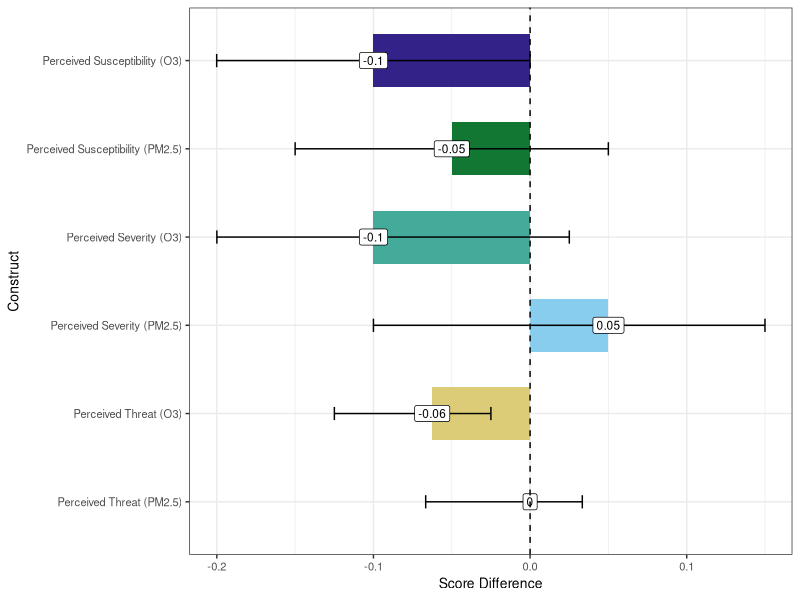
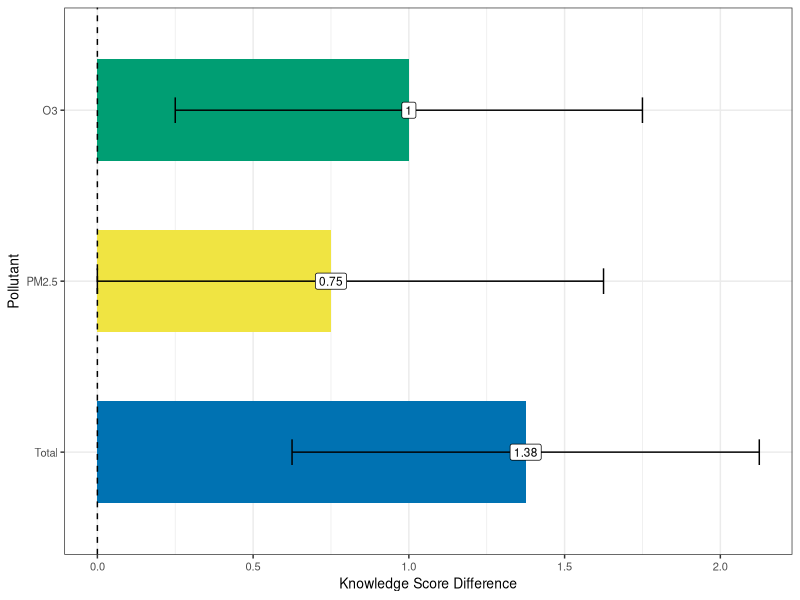
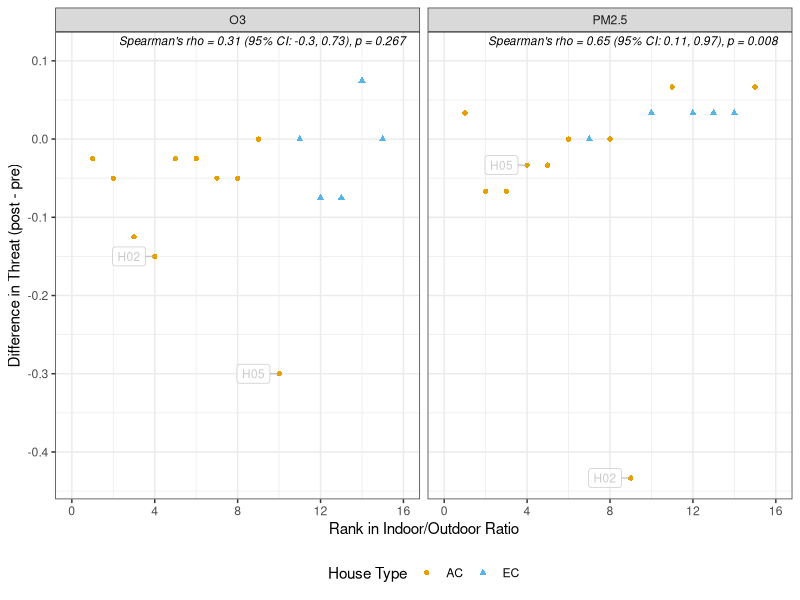
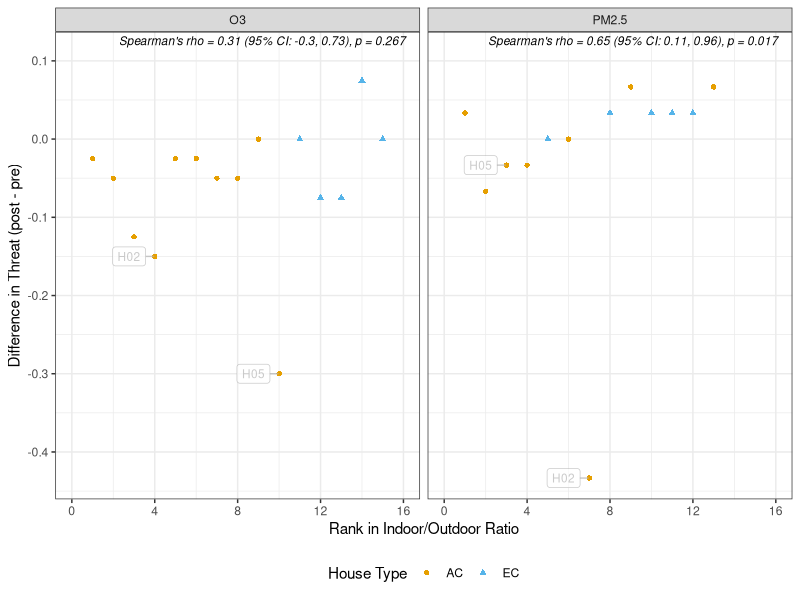
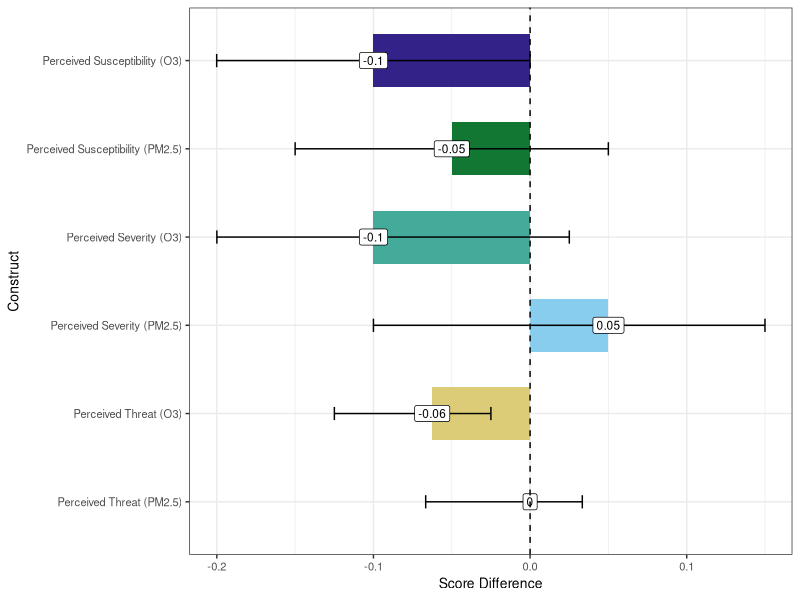
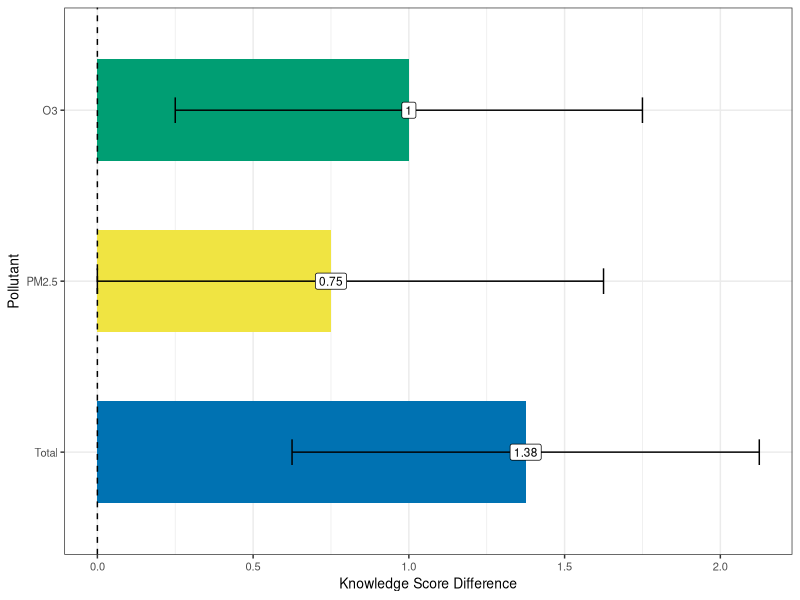
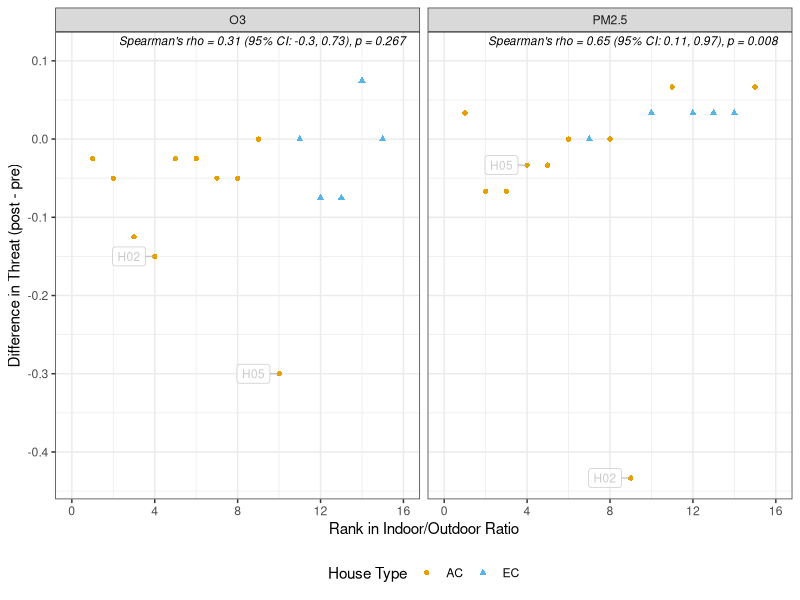
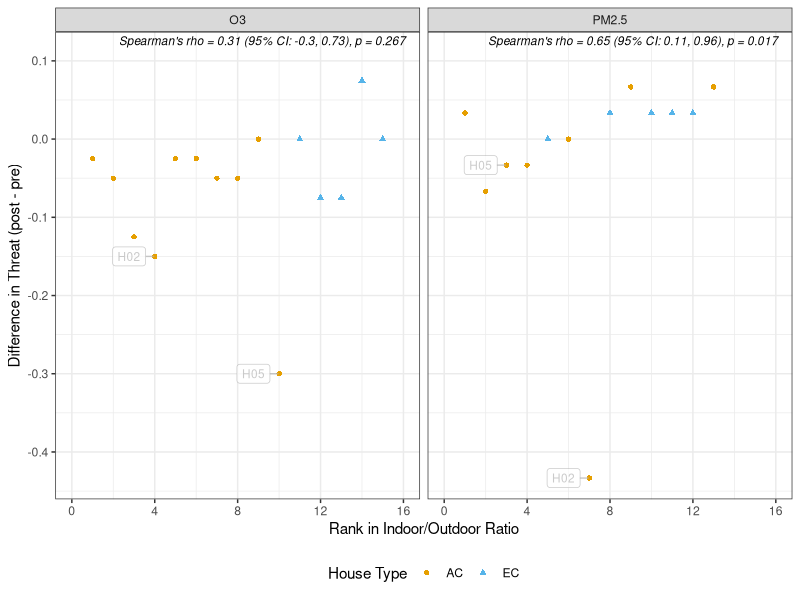

Write R code to recreate these figures, in order.
## ---- chunk 1
library(tidyverse)
library(coin)
library(knitr)
library(kableExtra)
library(VIM)
library(ggrepel)
## ---- chunk 2
df_raw <- read_csv("./Processed Data/survey_aq_data.csv") |>
  mutate(Score_mod = case_when(
    QuestionID %in% c('Q01','Q02','Q03','Q04','Q05','Q06','Q07','Q08') &
      HouseID == "H29" & Survey == "Post_Intervention" ~ NA,
    TRUE ~ Score_mod
  ))

fa_df <- df_raw %>%
  select(HouseID, Survey, QuestionID, Score_mod) %>%
  filter(QuestionID %in% paste0("Q", sprintf("%02d", 9:22))) %>%
  pivot_wider(id_cols = c(HouseID, Survey), names_from = QuestionID, values_from = Score_mod) %>%
  filter(HouseID != "H29")

fa_df_imputed <- kNN(fa_df %>% dplyr::select(-c(HouseID, Survey))) %>%
  select(1:(ncol(fa_df)-2)) %>%
  mutate(HouseID = fa_df$HouseID,
         Survey = fa_df$Survey)

groups <- df_raw %>%
  filter(!QuestionID %in% c("Q23", "Q24")) %>% # duplicate quesitons
  select(QuestionID, Construct) %>%
  distinct(.keep_all = TRUE) %>%
  group_by(Construct) %>%
  summarize(QuestionIDs = list(QuestionID)) %>%
  ungroup()

sevo3_qs <- groups %>% filter(Construct == "Perceived Severity (O3)") %>% pull(QuestionIDs)
sevpm_qs <- groups %>% filter(Construct == "Perceived Severity (PM2.5)") %>% pull(QuestionIDs)
suso3_qs <- groups %>% filter(Construct == "Perceived Susceptibility (O3)") %>% pull(QuestionIDs)
suspm_qs <- groups %>% filter(Construct == "Perceived Susceptibility (PM2.5)") %>%
  pull(QuestionIDs)
## ---- chunk 3
wilcoxon_score_analysis <- function(qs, construct_name) {

  total_possible <- length(qs)*5

  test2_df <- fa_df_imputed %>%
    select(HouseID, Survey, all_of(qs)) %>%
    mutate(total_score = rowSums(across(all_of(qs)))) %>%
    select(HouseID, Survey, total_score) %>%
    pivot_wider(id_cols = HouseID,
                names_from = Survey,
                values_from = total_score) %>%
    mutate(Post_Intervention = Post_Intervention/total_possible,
           Pre_Intervention = Pre_Intervention/total_possible,
      difference = Post_Intervention - Pre_Intervention)

  # wilcoxsign_test is coin's paired (signed-rank) test: it takes the two
  # paired columns directly, no long-format value/group reshaping needed.
  test <- wilcoxsign_test(Post_Intervention ~ Pre_Intervention,
                           data = test2_df,
                           distribution = "exact")

  # conf.int = TRUE requires a coin version that supports it for
  # wilcoxsign_test; fall back to base wilcox.test's Hodges-Lehmann CI
  # (same estimand) if the installed coin version doesn't support it.
  ci_est <- tryCatch({
    test_ci <- wilcoxsign_test(Post_Intervention ~ Pre_Intervention,
                                data = test2_df,
                                distribution = "exact",
                                conf.int = TRUE)
    ci_out <- confint(test_ci)
    list(estimate = unname(ci_out$estimate), ci = ci_out$conf.int)
  }, error = function(e) {
    wt <- wilcox.test(test2_df$Post_Intervention, test2_df$Pre_Intervention,
                       paired = TRUE, conf.int = TRUE, exact = TRUE)
    list(estimate = unname(wt$estimate), ci = wt$conf.int)
  })

  # coin test objects are S4 - use statistic()/pvalue(), not $statistic/$p.value.
  list(
    Construct = construct_name,
    data = test2_df,
    n = sum(!is.na(test2_df$difference)),
    pre_score = mean(test2_df$Pre_Intervention, na.rm = TRUE),
    post_score = mean(test2_df$Post_Intervention, na.rm = TRUE),
    z_stat = coin::statistic(test),
    p_value = coin::pvalue(test),
    median_diff = median(test2_df$difference, na.rm = TRUE),
    estimate = ci_est$estimate,
    ci = ci_est$ci
  )
}

construct_qs <- list(
  "Perceived Severity (O3)" = sevo3_qs[[1]],
  "Perceived Susceptibility (O3)" = suso3_qs[[1]],
  "Perceived Threat (O3)" = c(sevo3_qs[[1]], suso3_qs[[1]]),
  "Perceived Severity (PM2.5)" = sevpm_qs[[1]],
  "Perceived Susceptibility (PM2.5)" = suspm_qs[[1]],
  "Perceived Threat (PM2.5)" = c(sevpm_qs[[1]], suspm_qs[[1]])
)

results <- lapply(names(construct_qs), function(con) {
  wilcoxon_score_analysis(construct_qs[[con]], con)
})

raw_p <- sapply(results, function(x) x$p_value)

# Holm correction applied separately within each pollutant, not across all 6
# constructs together - ave() splits raw_p by pollutant, runs p.adjust on
# each subset, then recombines in the original construct order.
pollutant <- case_when(
  str_detect(sapply(results, function(x) x$Construct), "O3") ~ "O3",
  str_detect(sapply(results, function(x) x$Construct), "PM2.5") ~ "PM2.5",
  TRUE ~ NA_character_
)
adj_p <- ave(raw_p, pollutant, FUN = function(p) p.adjust(p, method = "holm"))

summary_table <- bind_rows(lapply(seq_along(results), function(i) {
  x <- results[[i]]
  data.frame(
    Construct = x$Construct,
    N = x$n,
    `Pre Survey Score` = round(x$pre_score, 2),
    `Post Survey Score` = round(x$post_score, 2),
    `Median Difference` = round(x$median_diff, 2),
    `Hodges-Lehmann Estimate` = round(x$estimate, 2),
    `Z-stat` = round(x$z_stat, 2),
    `P-value` = round(raw_p[i], 3),
    `Adj. P-value` = round(adj_p[i], 3),
    `95% CI` = paste0("(", round(x$ci[1], 2), ", ", round(x$ci[2], 2), ")"),
    Pollutant = pollutant[i],
    check.names = FALSE
  )
}))

summary_table <- summary_table %>%
  arrange(Pollutant, Construct)

write_csv(summary_table |> select(-Pollutant),'./Processed Data/wilcox_diff_risk_constructs.csv')

# pack_rows needs consecutive run-lengths per group, in the order rows
# appear after arrange() above (O3 rows first, then PM2.5 rows)
group_index <- rle(summary_table$Pollutant)
group_index <- setNames(group_index$lengths, group_index$values)

tbl_grouped <- summary_table %>%
  select(-Pollutant) %>%
  kable(row.names = FALSE,
        booktabs = TRUE,
        caption = "Wilcoxon Signed-Rank Tests by Pollutant and Construct") %>%
  kable_styling(latex_options = "hold_position", font_size = 9, full_width = FALSE) %>%
  pack_rows(index = group_index)

tbl_grouped
## ---- chunk 4
okabe_ito <- c("#E69F00", "#56B4E9", "#009E73", "#F0E442",
               "#0072B2", "#D55E00", "#CC79A7", "#000000",
               "#332288", "#117733", "#44AA99", "#88CCEE",
               "#DDCC77", "#882255")

risk_graphic_df <- bind_rows(lapply(results, function(x) {
  data.frame(
    Construct = x$Construct,
    Estimate = x$estimate,
    ci_lower = x$ci[1],
    ci_upper = x$ci[2]
  )
}))

risk_graphic_df$Construct <- factor(risk_graphic_df$Construct,
  levels = c("Perceived Susceptibility (O3)", "Perceived Susceptibility (PM2.5)",
             "Perceived Severity (O3)", "Perceived Severity (PM2.5)",
             "Perceived Threat (O3)", "Perceived Threat (PM2.5)"), ordered = TRUE)

construct_diff_wilcox_plt <- ggplot(risk_graphic_df, aes(y = Construct, x = Estimate, fill = Construct)) +
  geom_col(width = 0.6) +
  geom_errorbar(
    aes(xmin = ci_lower, xmax = ci_upper),
    width = 0.15,
    linewidth = .5
  ) +
  geom_label(aes(y = Construct, x = Estimate, label = round(Estimate, digits = 2)),
             fill = 'white', size = 3) +
  geom_vline(xintercept = 0, linetype = "dashed", linewidth = 0.5) +
  labs(
    x = "Score Difference",
    y = "Construct"
  ) +
  theme_bw() +
  scale_fill_manual(values = okabe_ito[9:14], name = "House Type") +
  theme(legend.position = 'none',
        axis.text = element_text(size = 8),
        axis.title = element_text(size = 10)) +
  scale_y_discrete(limits = rev)

construct_diff_wilcox_plt

ggsave("./Graphics/Fig2_construct_difference_wilcox_plot.tiff", construct_diff_wilcox_plt,
       dpi = 300, units = 'in', width = 4, height = 4)
## ---- chunk 5
# Changes single response questions from -1 to 0
qs_not_to_change <- c("Q04", "Q08")

# overall knowledge
knowledge_df <- df_raw %>%
  filter(Construct_general == "Knowledge") %>%
  select(HouseID, Survey, QuestionID, Score_mod) %>%
  mutate(Score_mod = case_when(!QuestionID %in% qs_not_to_change & Score_mod == -1 ~ 0,
                               TRUE ~ Score_mod)) %>%
  group_by(HouseID, Survey) %>%
  summarize(score = sum(Score_mod)) %>%
  ungroup() %>%
  pivot_wider(id_cols = HouseID,
              names_from = Survey,
              values_from = score) %>%
  mutate(difference = Post_Intervention - Pre_Intervention)

knowledgeo3_qs <- groups %>% filter(Construct == "Knowledge (O3)") %>% pull(QuestionIDs)
knowledgepm_qs <- groups %>% filter(Construct == "Knowledge (PM2.5)") %>% pull(QuestionIDs)

# o3 knowledge
knowledge03_df <- df_raw %>%
  select(HouseID, Survey, QuestionID, Score_mod) %>%
  mutate(Score_mod = case_when(!QuestionID %in% qs_not_to_change & Score_mod == -1 ~ 0,
                               TRUE ~ Score_mod)) %>%
  filter(QuestionID %in% knowledgeo3_qs[[1]]) %>%
  group_by(HouseID, Survey) %>%
  summarize(score = sum(Score_mod)) %>%
  ungroup() %>%
  pivot_wider(id_cols = HouseID,
              names_from = Survey,
              values_from = score) %>%
  mutate(difference = Post_Intervention - Pre_Intervention)

# pm2.5 knowledge
knowledgepm_df <- df_raw %>%
  select(HouseID, Survey, QuestionID, Score_mod) %>%
  mutate(Score_mod = case_when(!QuestionID %in% qs_not_to_change & Score_mod == -1 ~ 0,
                               TRUE ~ Score_mod)) %>%
  filter(QuestionID %in% knowledgepm_qs[[1]]) %>%
  group_by(HouseID, Survey) %>%
  summarize(score = sum(Score_mod)) %>%
  ungroup() %>%
  pivot_wider(id_cols = HouseID,
              names_from = Survey,
              values_from = score) %>%
  mutate(difference = Post_Intervention - Pre_Intervention)

# Paired Wilcoxon signed-rank test on a Pre/Post/difference df, mirroring
# wilcoxon_score_analysis() above but without the total_possible normalization
# (knowledge scores here are raw summed points, same as the t-test version).
wilcoxon_knowledge_test <- function(df) {
  test <- wilcoxsign_test(Post_Intervention ~ Pre_Intervention,
                           data = df,
                           distribution = "exact")

  ci_est <- tryCatch({
    test_ci <- wilcoxsign_test(Post_Intervention ~ Pre_Intervention,
                                data = df,
                                distribution = "exact",
                                conf.int = TRUE)
    ci_out <- confint(test_ci)
    list(estimate = unname(ci_out$estimate), ci = ci_out$conf.int)
  }, error = function(e) {
    wt <- wilcox.test(df$Post_Intervention, df$Pre_Intervention,
                       paired = TRUE, conf.int = TRUE, exact = TRUE)
    list(estimate = unname(wt$estimate), ci = wt$conf.int)
  })

  list(
    n = sum(!is.na(df$difference)),
    pre_score = mean(df$Pre_Intervention, na.rm = TRUE),
    post_score = mean(df$Post_Intervention, na.rm = TRUE),
    z_stat = coin::statistic(test),
    p_value = coin::pvalue(test),
    median_diff = median(df$difference, na.rm = TRUE),
    estimate = ci_est$estimate,
    ci = ci_est$ci
  )
}

knowledge_test <- wilcoxon_knowledge_test(knowledge_df)
knowledge_o3test <- wilcoxon_knowledge_test(knowledge03_df)
knowledge_pmtest <- wilcoxon_knowledge_test(knowledgepm_df)

knowledge_raw_p <- c(knowledge_o3test$p_value, knowledge_pmtest$p_value, knowledge_test$p_value)
knowledge_adj_p <- p.adjust(knowledge_raw_p, method = "holm")

knowledge_table_df <- data.frame(
  Pollutant = c("O3", "PM2.5", "Total"),

  N = c(knowledge_o3test$n, knowledge_pmtest$n, knowledge_test$n),

  `Pre Survey Score` = round(c(knowledge_o3test$pre_score, knowledge_pmtest$pre_score, knowledge_test$pre_score), 2),

  `Post Survey Score` = round(c(knowledge_o3test$post_score, knowledge_pmtest$post_score, knowledge_test$post_score), 2),

  `Median Difference` = round(c(knowledge_o3test$median_diff, knowledge_pmtest$median_diff, knowledge_test$median_diff), 2),

  `Hodges-Lehmann Estimate` = round(c(knowledge_o3test$estimate, knowledge_pmtest$estimate, knowledge_test$estimate), 2),

  `Z-stat` = round(c(knowledge_o3test$z_stat, knowledge_pmtest$z_stat, knowledge_test$z_stat), 2),

  `P-value` = round(knowledge_raw_p, 3),

  `Adj. P-value` = round(knowledge_adj_p, 3),

  `95% CI` = c(
    paste0("(", round(knowledge_o3test$ci[1], 2), ", ", round(knowledge_o3test$ci[2], 2), ")"),
    paste0("(", round(knowledge_pmtest$ci[1], 2), ", ", round(knowledge_pmtest$ci[2], 2), ")"),
    paste0("(", round(knowledge_test$ci[1], 2), ", ", round(knowledge_test$ci[2], 2), ")")
  ),

  check.names = FALSE
)

options(knitr.kable.NA = '--')
tbl2_wilcox <- knowledge_table_df %>%
  kable(
    row.names = FALSE,
    digits = 4,
    booktabs = TRUE,
    caption = "Wilcoxon Signed-Rank Tests of Pre- vs Post-Intervention Knowledge Differences by Pollutant"
  ) %>%
  kable_styling(latex_options = "hold_position",
                font_size = 9,
                full_width = FALSE) %>%
  row_spec(0, extra_css = "font-family: Arial;")
tbl2_wilcox

write_csv(knowledge_table_df, './Processed Data/wilcox_diff_knowledge.csv')

knowledge_graph_df <- tibble(
  Pollutant = c("O3", "PM2.5", "Total"),
  Estimate = c(knowledge_o3test$estimate, knowledge_pmtest$estimate, knowledge_test$estimate),
  ci_lower = c(knowledge_o3test$ci[1], knowledge_pmtest$ci[1], knowledge_test$ci[1]),
  ci_upper = c(knowledge_o3test$ci[2], knowledge_pmtest$ci[2], knowledge_test$ci[2]),
)

knowledge_dif_wilcox_plt <- ggplot(knowledge_graph_df, aes(y = Pollutant, x = Estimate, fill = Pollutant)) +
  geom_col(width = 0.6) +
  geom_errorbar(
    aes(xmin = ci_lower, xmax = ci_upper),
    width = 0.15,
    linewidth = .5
  ) +
  geom_label(aes(y = Pollutant, x = Estimate, label = round(Estimate, digits = 2)), fill = 'white', size = 3) +
  geom_vline(xintercept = 0, linetype = "dashed", linewidth = 0.5) +
  labs(
    x = "Knowledge Score Difference",
    y = "Pollutant"
  ) +
  theme_bw() +
  scale_fill_manual(values = okabe_ito[3:5], name = "House Type") +
  theme(legend.position = 'none',
        axis.text = element_text(size = 8),
        axis.title = element_text(size = 10)) +
  scale_y_discrete(limits = rev)

knowledge_dif_wilcox_plt

ggsave("./Graphics/Fig3_knowledge_difference_wilcox_plot.tiff", knowledge_dif_wilcox_plt,
       dpi = 300, units = 'in', width = 3, height = 3)
## ---- chunk 6
metadata <- df_raw %>%
  filter(QuestionID == "Q25", Survey == "Pre_Intervention") %>%
  select(HouseID, ac.type, mean_IO_PM_Summer, mean_IO_O3_Summer)

get_construct_diff <- function(construct_name) {
  results[[which(sapply(results, `[[`, "Construct") == construct_name)]]$data %>%
    select(HouseID, score = difference)
}

threat_diff_by_pollutant <- bind_rows(
  get_construct_diff("Perceived Threat (O3)") %>% mutate(pollutant = "O3"),
  get_construct_diff("Perceived Threat (PM2.5)") %>% mutate(pollutant = "PM2.5")
) %>%
  left_join(metadata, by = "HouseID") %>%
  mutate(IO_ratio = if_else(pollutant == "O3", mean_IO_O3_Summer, mean_IO_PM_Summer)) %>%
  select(HouseID, ac.type, pollutant, score, IO_ratio)

threat_diff_by_pollutant_order <- threat_diff_by_pollutant %>%
  filter(!is.na(score)) %>%
  group_by(pollutant) %>%
  mutate(IO_order = dense_rank(IO_ratio)) %>%
  ungroup()

# Bootstrap percentile CI for Spearman's rho (nonparametric, consistent with
# the rank-based tests used elsewhere in this document) since cor.test()
# doesn't provide a CI for method = "spearman".
spearman_stats <- threat_diff_by_pollutant_order %>%
  filter(!is.na(IO_ratio)) %>%
  group_split(pollutant) %>%
  map_dfr(function(d) {
    ct <- cor.test(d$score, d$IO_ratio, method = "spearman", exact = FALSE)
    boot_fn <- function(data, indices) {
      cor(data$score[indices], data$IO_ratio[indices], method = "spearman")
    }
    set.seed(3) # for reproducibility

    # ci for bootstrap percentile interval. Bootstrapping keeps everything nonparametric / rank-based, so that it stays consistent with the Wilcoxon test methodologies
    b <- boot::boot(d, boot_fn, R = 2000)
    ci <- boot::boot.ci(b, type = "perc")$percent[4:5]
    tibble(
      pollutant = unique(d$pollutant),
      rho = unname(ct$estimate),
      p_val = ct$p.value,
      ci_lower = ci[1],
      ci_upper = ci[2]
    )
  })

spearman_label <- spearman_stats %>%
  mutate(label = paste0(
    "Spearman's rho = ", round(rho, 2),
    " (95% CI: ", round(ci_lower, 2), ", ", round(ci_upper, 2), "), ",
    "p = ", round(p_val, 3)
  ))

set.seed(3)
IO_vs_diff_threat_order_plt <- ggplot(threat_diff_by_pollutant_order, aes(y = score, x = IO_order)) +
  geom_point(aes(shape = ac.type, color = ac.type)) +
  facet_grid(. ~ pollutant, scales = "free_y") +
  geom_text(data = spearman_label, aes(label = label),
            x = Inf, y = Inf, hjust = 1.05, vjust = 1.5,
            size = 3, fontface = "italic", inherit.aes = FALSE) +
  geom_label_repel(
    data = threat_diff_by_pollutant_order %>%
      filter(HouseID %in% c('H02', 'H05')),
    aes(label = HouseID),
    size = 3,
    nudge_x = -1,
    min.segment.length = .2,
    segment.color = "grey70",
    color = 'grey70',
    box.padding = 0.4,
    show.legend = FALSE,
    alpha = 0.7,
    seed = 5
  ) +
  labs(
    y = "Difference in Threat (post - pre)",
    x = "Rank in Indoor/Outdoor Ratio",
    color = "Home Type",
    shape = "Home Type"
  ) +
  theme_bw() +
  theme(legend.position = "bottom") +
  expand_limits(y = 0.11) +
  scale_x_continuous(limits = c(0, 16), breaks = seq(0, 16, by = 4)) +
  scale_color_manual(values = okabe_ito, name = "House Type") +
  scale_shape_manual(values = c(16, 17), name = "House Type")

IO_vs_diff_threat_order_plt

ggsave(width = 7, height = 4, dpi = 300, units = "in", bg = "white",
       filename = "./Graphics/IO_vs_diff_threat_order.tiff")
## ---- chunk 7
# Overwrite the fa_df_imputed so that it doesn't do the KNN imputation
fa_df_imputed <- fa_df

results_no_impute <- lapply(names(construct_qs), function(con) {
  wilcoxon_score_analysis(construct_qs[[con]], con)
})

raw_p_ni <- sapply(results_no_impute, function(x) x$p_value)

pollutant_ni <- case_when(
  str_detect(sapply(results_no_impute, function(x) x$Construct), "O3") ~ "O3",
  str_detect(sapply(results_no_impute, function(x) x$Construct), "PM2.5") ~ "PM2.5",
  TRUE ~ NA_character_
)
adj_p_ni <- ave(raw_p_ni, pollutant_ni, FUN = function(p) p.adjust(p, method = "holm"))

summary_table_no_impute <- bind_rows(lapply(seq_along(results_no_impute), function(i) {
  x <- results_no_impute[[i]]
  data.frame(
    Construct = x$Construct,
    N = x$n,
    `Pre Survey Score` = round(x$pre_score, 2),
    `Post Survey Score` = round(x$post_score, 2),
    `Median Difference` = round(x$median_diff, 2),
    `Hodges-Lehmann Estimate` = round(x$estimate, 2),
    `Z-stat` = round(x$z_stat, 2),
    `P-value` = round(raw_p_ni[i], 3),
    `Adj. P-value` = round(adj_p_ni[i], 3),
    `95% CI` = paste0("(", round(x$ci[1], 2), ", ", round(x$ci[2], 2), ")"),
    Pollutant = pollutant_ni[i],
    check.names = FALSE
  )
})) %>%
  arrange(Pollutant, Construct)

write_csv(summary_table_no_impute |> select(-Pollutant),'./Processed Data/wilcox_diff_risk_noKNN_constructs.csv')

group_index_ni <- rle(summary_table_no_impute$Pollutant)
group_index_ni <- setNames(group_index_ni$lengths, group_index_ni$values)

tbl_grouped_no_impute <- summary_table_no_impute %>%
  select(-Pollutant) %>%
  kable(row.names = FALSE,
        booktabs = TRUE,
        caption = "Wilcoxon Signed-Rank Tests by Pollutant and Construct (No KNN Imputation)") %>%
  kable_styling(latex_options = "hold_position", font_size = 9, full_width = FALSE) %>%
  pack_rows(index = group_index_ni)

tbl_grouped_no_impute
## ---- chunk 8
get_construct_diff_ni <- function(construct_name) {
  results_no_impute[[which(sapply(results_no_impute, `[[`, "Construct") == construct_name)]]$data %>%
    select(HouseID, score = difference)
}

threat_diff_by_pollutant_ni <- bind_rows(
  get_construct_diff_ni("Perceived Threat (O3)") %>% mutate(pollutant = "O3"),
  get_construct_diff_ni("Perceived Threat (PM2.5)") %>% mutate(pollutant = "PM2.5")
) %>%
  left_join(metadata, by = "HouseID") %>%
  mutate(IO_ratio = if_else(pollutant == "O3", mean_IO_O3_Summer, mean_IO_PM_Summer)) %>%
  select(HouseID, ac.type, pollutant, score, IO_ratio)

threat_diff_by_pollutant_order_ni <- threat_diff_by_pollutant_ni %>%
  filter(!is.na(score)) %>%
  group_by(pollutant) %>%
  mutate(IO_order = dense_rank(IO_ratio)) %>%
  ungroup()

spearman_stats_ni <- threat_diff_by_pollutant_order_ni %>%
  filter(!is.na(IO_ratio)) %>%
  group_split(pollutant) %>%
  map_dfr(function(d) {
    ct <- cor.test(d$score, d$IO_ratio, method = "spearman", exact = FALSE)
    boot_fn <- function(data, indices) {
      cor(data$score[indices], data$IO_ratio[indices], method = "spearman")
    }
    set.seed(3)
    b <- boot::boot(d, boot_fn, R = 2000)
    ci <- boot::boot.ci(b, type = "perc")$percent[4:5]
    tibble(
      pollutant = unique(d$pollutant),
      rho = unname(ct$estimate),
      p_val = ct$p.value,
      ci_lower = ci[1],
      ci_upper = ci[2]
    )
  })

spearman_label_ni <- spearman_stats_ni %>%
  mutate(label = paste0(
    "Spearman's rho = ", round(rho, 2),
    " (95% CI: ", round(ci_lower, 2), ", ", round(ci_upper, 2), "), ",
    "p = ", round(p_val, 3)
  ))

set.seed(3)
IO_vs_diff_threat_order_plt_ni <- ggplot(threat_diff_by_pollutant_order_ni, aes(y = score, x = IO_order)) +
  geom_point(aes(shape = ac.type, color = ac.type)) +
  facet_grid(. ~ pollutant, scales = "free_y") +
  geom_text(data = spearman_label_ni, aes(label = label),
            x = Inf, y = Inf, hjust = 1.05, vjust = 1.5,
            size = 3, fontface = "italic", inherit.aes = FALSE) +
  geom_label_repel(
    data = threat_diff_by_pollutant_order_ni %>%
      filter(HouseID %in% c('H02', 'H05')),
    aes(label = HouseID),
    size = 3,
    nudge_x = -1,
    min.segment.length = .2,
    segment.color = "grey70",
    color = 'grey70',
    box.padding = 0.4,
    show.legend = FALSE,
    alpha = 0.7,
    seed = 5
  ) +
  labs(
    y = "Difference in Threat (post - pre)",
    x = "Rank in Indoor/Outdoor Ratio",
    color = "Home Type",
    shape = "Home Type"
  ) +
  theme_bw() +
  theme(legend.position = "bottom") +
  expand_limits(y = 0.11) +
  scale_x_continuous(limits = c(0, 16), breaks = seq(0, 16, by = 4)) +
  scale_color_manual(values = okabe_ito, name = "House Type") +
  scale_shape_manual(values = c(16, 17), name = "House Type")

IO_vs_diff_threat_order_plt_ni

ggsave(width = 7, height = 4, dpi = 300, units = "in", bg = "white",
       filename = "./Graphics/IO_vs_diff_threat_order_no_impute.tiff")
